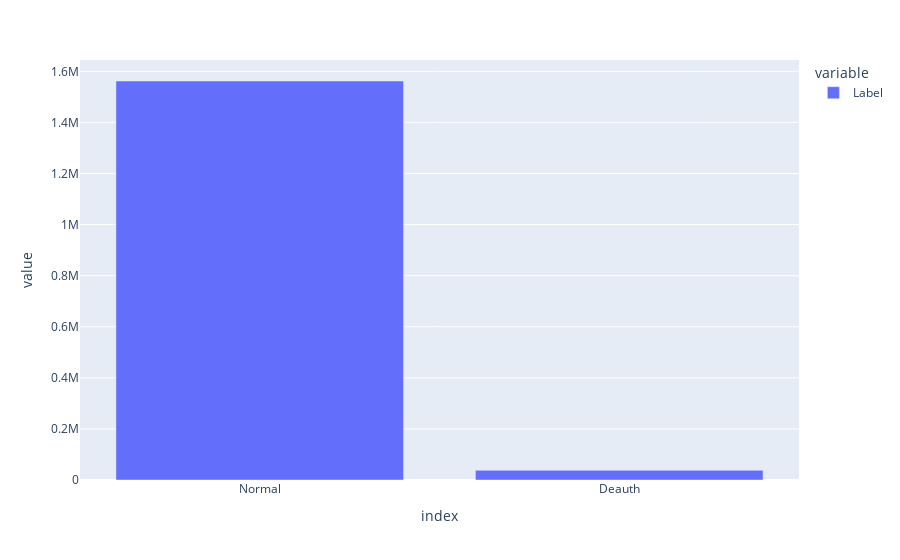

The notebook cell saved with this chart:
### Markdown cell above
Label analysis

### Code cell
print(df["Label"].unique())
print(df["Label"].value_counts())
fig = px.bar(df["Label"].value_counts())
fig.show()

### Figure 1 — Plotly figure (JSON) as saved in the notebook; plotly's stock layout.template omitted (floating-point values rounded to 4 significant figures)
{"data": [{"alignmentgroup": "True", "hovertemplate": "variable=Label<br>index=%{x}<br>value=%{y}<extra></extra>", "legendgroup": "Label", "marker": {"color": "#636efa", "pattern": {"shape": ""}}, "name": "Label", "offsetgroup": "Label", "orientation": "v", "showlegend": true, "textposition": "auto", "type": "bar", "x": ["Normal", "Deauth"], "xaxis": "x", "y": [1562066, 37931], "yaxis": "y"}], "layout": {"barmode": "relative", "legend": {"title": {"text": "variable"}, "tracegroupgap": 0}, "margin": {"t": 60}, "xaxis": {"anchor": "y", "domain": [0, 1], "title": {"text": "index"}}, "yaxis": {"anchor": "x", "domain": [0, 1], "title": {"text": "value"}}}}
